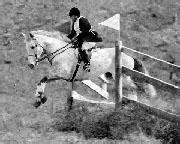
#> input picture Orientation/others/a.jpg, 180 x 144 px
$ python orientation.py   (older library calls are emulated)
#> lines starting #> are read from the running program, lines starting #| are printed output that depends on the picture
import numpy as np
from skimage import feature,io
from skimage.color import rgb2grey
import numpy.linalg as LA
from matplotlib.pyplot import cm
import matplotlib.pyplot as plt

def neighbour(row,col,height,width):
    #row,col is the coordinate of the pixel, while height,width is the dimension of the image
    #return the coordinates of the neighboring pixels
    neighbour=[(i,j) for i in range(row-1,row+2) for j in range(col-1,col+2)]
    neighbour=filter(lambda x:x[0]>=0 and x[0]<height and x[1]>=0 and x[1]<width, neighbour)
    neighbour.remove((row,col))
    return neighbour

im=io.imread('a.jpg')
#> im is the input picture: shape (144, 180, 3); min 0, max 255, mean 130.1
im=rgb2grey(im)
#> im: shape (144, 180) float64
# Compute the Canny filter for two values of sigma
edges1 = feature.canny(im,sigma=2.5)
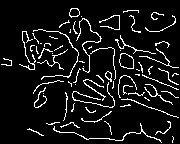
#> edges1: shape (144, 180) bool; 8.7% white in thin lines or dots
height,width=im.shape
#> height = 144; width = 180
vectors = np.ndarray((height,width,2),dtype=np.float32)
UN=np.ndarray((height,width))
VN=np.ndarray((height,width))
for i in range(height):
    for j in range(width):
        if(edges1[i][j]):
            vectors[i][j]=np.array((1.0,0.0))
        else:
            v=np.array((0.0,0.0))
            vectors[i][j]=v
        UN[i][j]=vectors[i][j][0]
        VN[i][j]=vectors[i][j][1]
#> UN: shape (144, 180) float64; values 0 (black) and 1 (white), 8.7% white in thin lines or dots
#> VN: shape (144, 180) float64; every value is 0

Y, X = np.mgrid[0:height, 0:width]
U = -1 - np.cos(X**2 + Y)
V = 1 + X - Y
plot1 = plt.figure()
UN=np.flipud(UN)
VN=np.flipud(VN)
plt.quiver(X, Y, UN, VN,        # data
           U,                   # colour the arrows based on this array
           cmap=cm.seismic,     # colour map
           headlength=10)        # length of the arrows
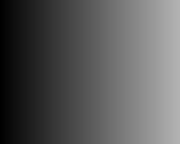
#> X: shape (144, 180) int64; min 0, max 179, mean 89.5

plt.colorbar()                  # adds the colour bar

plt.title('Quive Plot, Dynamic Colours')
plt.show(plot1)
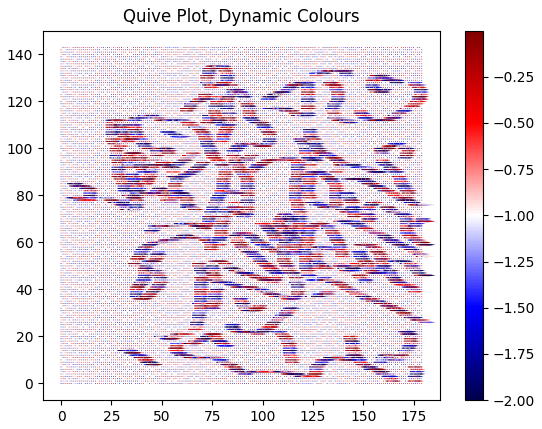
#> figure drawn by matplotlib, 2 panels
